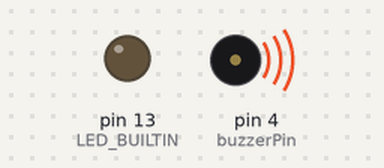
Simulated run of this sketch. Board: Arduino Uno, built with avr-gcc and run on an emulated ATmega328P. Parts: output pins drawn as LEDs (lit = HIGH), buzzer (waves = sounding, pin HIGH).

Above: at 0.5 s.
Timing chart, 0 to 4.6 s (numbered marks = the images above):
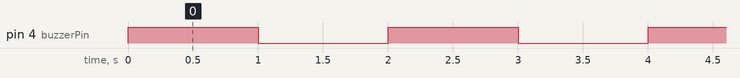

The sketch:

buzzertest.ino
```cpp
int buzzerPin = 4;

void setup() {
  pinMode(buzzerPin,OUTPUT);
  pinMode(LED_BUILTIN,OUTPUT);
}

void alert(int pinNumber){
  digitalWrite(buzzerPin, HIGH);
  delay(1000);
  digitalWrite(buzzerPin, LOW);
  delay(1000);
}

void loop() {
  digitalWrite(buzzerPin, HIGH);
  delay(1000);
  digitalWrite(buzzerPin, LOW);
  delay(1000);


}
```

UserInput.ino
```cpp
String getString() {
  String sdata = "";
  char ch = '0';
  bool condit = true;
  while (condit) {
    // if (Serial.available() > 0)
    // {
    ch = Serial.read(); // get the character
    delay(20);
    if ((ch >= 'a' && ch <= 'z') || (ch >= 'A' && ch <= 'Z') ||
        (ch >= '0' && ch <= '9') || (ch == '=')) {
      sdata += ch;

    } else if (ch == '!') {
      Serial.println("Bypassed");
      loop();
      return "NULL";
    } else if (ch == '~') {
      Serial.println("Sr we got ");
      Serial.println(sdata);
      condit = false;
      // FileNameLoop = sdata;
    } else if (ch == '`') {
      Serial.println("Str cleared");
      sdata = "";
      // Serial.println(sdata);
      // condit = false;
      // FileNameLoop = sdata;
    }
    // }
  }
  return sdata;
}
```

Measured:
- by itself, pin 4 (buzzerPin): alternates HIGH for 1.0 s and LOW for 1.0 s
